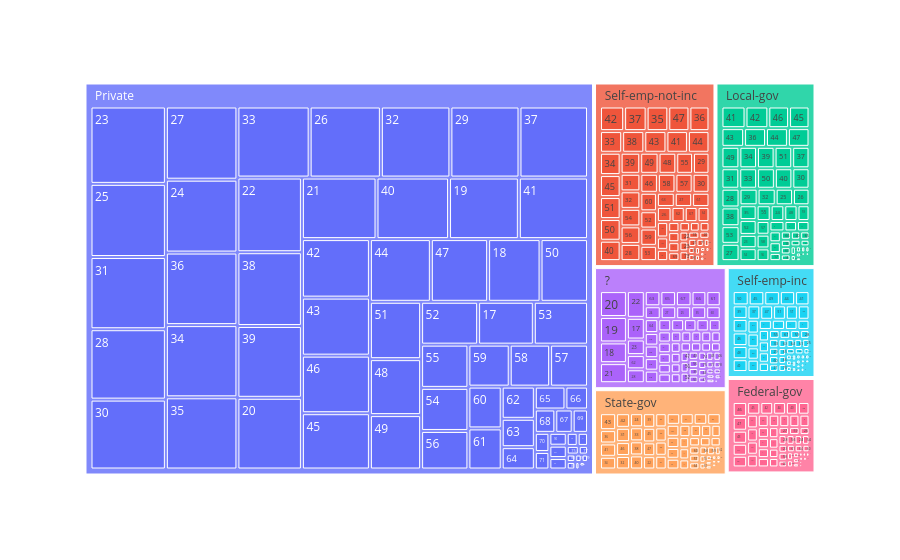

Notebook code cell kept with this figure:
### Code cell
grafico = px.treemap(census, path=['workclass', 'age'])
grafico.show()

### Figure 1 — Plotly figure (JSON) as saved in the notebook; plotly's stock layout.template omitted (floating-point values rounded to 4 significant figures; data arrays with more than 128 entries replaced by an {"elided": "..."} marker saying what was removed)
{"data": [{"branchvalues": "total", "domain": {"x": [0, 1], "y": [0, 1]}, "hovertemplate": "labels=%{label}<br>count=%{value}<br>parent=%{parent}<br>id=%{id}<extra></extra>", "ids": {"elided": "490 str values"}, "labels": {"elided": "490 str values"}, "name": "", "parents": {"elided": "490 str values"}, "type": "treemap", "values": {"elided": "490 int values"}}], "layout": {"legend": {"tracegroupgap": 0}, "margin": {"t": 60}}}
